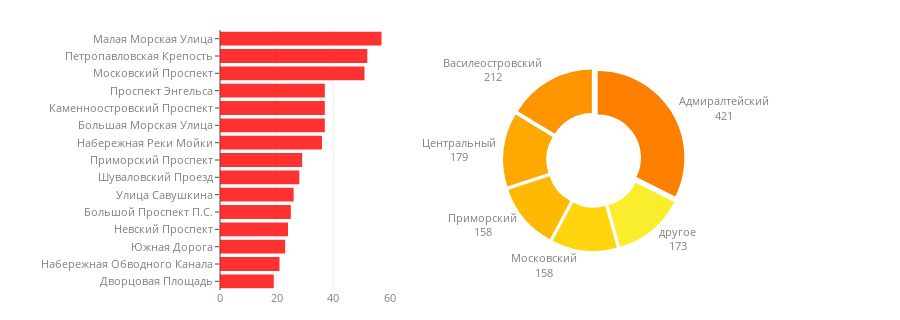

Write notebook code for a chart like this one.
### Code cell
N_TOP_AREAS = 5
HOLE = 0.5
PULL = 0.05
PIE_AREA_X = [0.1, 1.0]
PIE_AREA_Y = [0.15, 0.85]
BAR_CHART_OPACITY = 0.8
BAR_CHART_COLOR = 'red'
BAR_CHART_CM = "Wistia"
BAR_CHART_LEGEND_X = 0.55
BAR_CHART_LEGEND_Y = 0.0
OTHER_LABEL = "другое"

colormap = matplotlib.cm.get_cmap(BAR_CHART_CM)
norm_val = np.linspace(1.0, 0.2, N_TOP_AREAS + 1)
pieces_colors = list(map(lambda x: matplotlib.colors.rgb2hex(colormap(x)), 
                         norm_val))

data = [go.Bar(y=streets[:TOP_STREETS_VIS], 
                x=street_activity[:TOP_STREETS_VIS],
                marker=dict(color='red'), 
                orientation='h', 
                opacity=BAR_CHART_OPACITY, 
                showlegend=False),
        
        go.Pie(values=area_activity[:N_TOP_AREAS]+[sum(area_activity[N_TOP_AREAS+1:])],
                labels=areas[:N_TOP_AREAS]+[OTHER_LABEL],
                domain=dict(x=PIE_AREA_X, y=PIE_AREA_Y),
                hoverinfo="label+percent+value",
                textinfo='label+value', 
               textposition = 'outside',
                hole=HOLE,
                sort=False,
                #showlegend=True,
                marker=dict(colors=pieces_colors), 
                pull=PULL
              )]

FONT_SIZE = 11
TICK_LEN = 4
PLOT_HEIGHT = 320
PLOT_WIDTH = 900
BAR_CHART_AREA_X = [0, 0.25]
BAR_CHART_AREA_Y = [0, 1.0]
MARGIN = go.layout.Margin(l=220, t=30, b=30, r=0)

layout = go.Layout(height=PLOT_HEIGHT, width=PLOT_WIDTH,
                   showlegend=False, 
                   margin=MARGIN, 
                   xaxis=dict(domain=BAR_CHART_AREA_X),
                   font=dict(size=FONT_SIZE, color='grey'),
                   yaxis=dict(domain=BAR_CHART_AREA_Y, 
                              autorange="reversed", 
                              ticklen=TICK_LEN)
                  )

fig = go.Figure(data=data, layout=layout)
py.iplot(fig, show_link=False)

### Figure 1 — Plotly figure (JSON) as saved in the notebook; plotly's stock layout.template omitted (floating-point values rounded to 4 significant figures)
{"data": [{"marker": {"color": "red"}, "opacity": 0.8, "orientation": "h", "showlegend": false, "type": "bar", "uid": "a5a1704c-fbbb-11e8-b78c-3c15c2cf2370", "x": [57, 52, 51, 37, 37, 37, 36, 29, 28, 26, 25, 24, 23, 21, 19], "y": ["Малая Морская Улица", "Петропавловская Крепость", "Московский Проспект", "Проспект Энгельса", "Каменноостровский Проспект", "Большая Морская Улица", "Набережная Реки Мойки", "Приморский Проспект", "Шуваловский Проезд", "Улица Савушкина", "Большой Проспект П.С.", "Невский Проспект", "Южная Дорога", "Набережная Обводного Канала", "Дворцовая Площадь"]}, {"domain": {"x": [0.1, 1], "y": [0.15, 0.85]}, "hole": 0.5, "hoverinfo": "label+percent+value", "labels": ["Адмиралтейский", "Василеостровский", "Центральный", "Приморский", "Московский", "другое"], "marker": {"colors": ["#fc7f00", "#fe9400", "#ffa800", "#ffba00", "#ffd50e", "#faed2d"]}, "pull": 0.05, "sort": false, "textinfo": "label+value", "textposition": "outside", "type": "pie", "uid": "a5a17236-fbbb-11e8-957a-3c15c2cf2370", "values": [421, 212, 179, 158, 158, 173]}], "layout": {"font": {"color": "grey", "size": 11}, "height": 320, "margin": {"b": 30, "l": 220, "r": 0, "t": 30}, "showlegend": false, "width": 900, "xaxis": {"domain": [0, 0.25]}, "yaxis": {"autorange": "reversed", "domain": [0, 1], "ticklen": 4}}}
